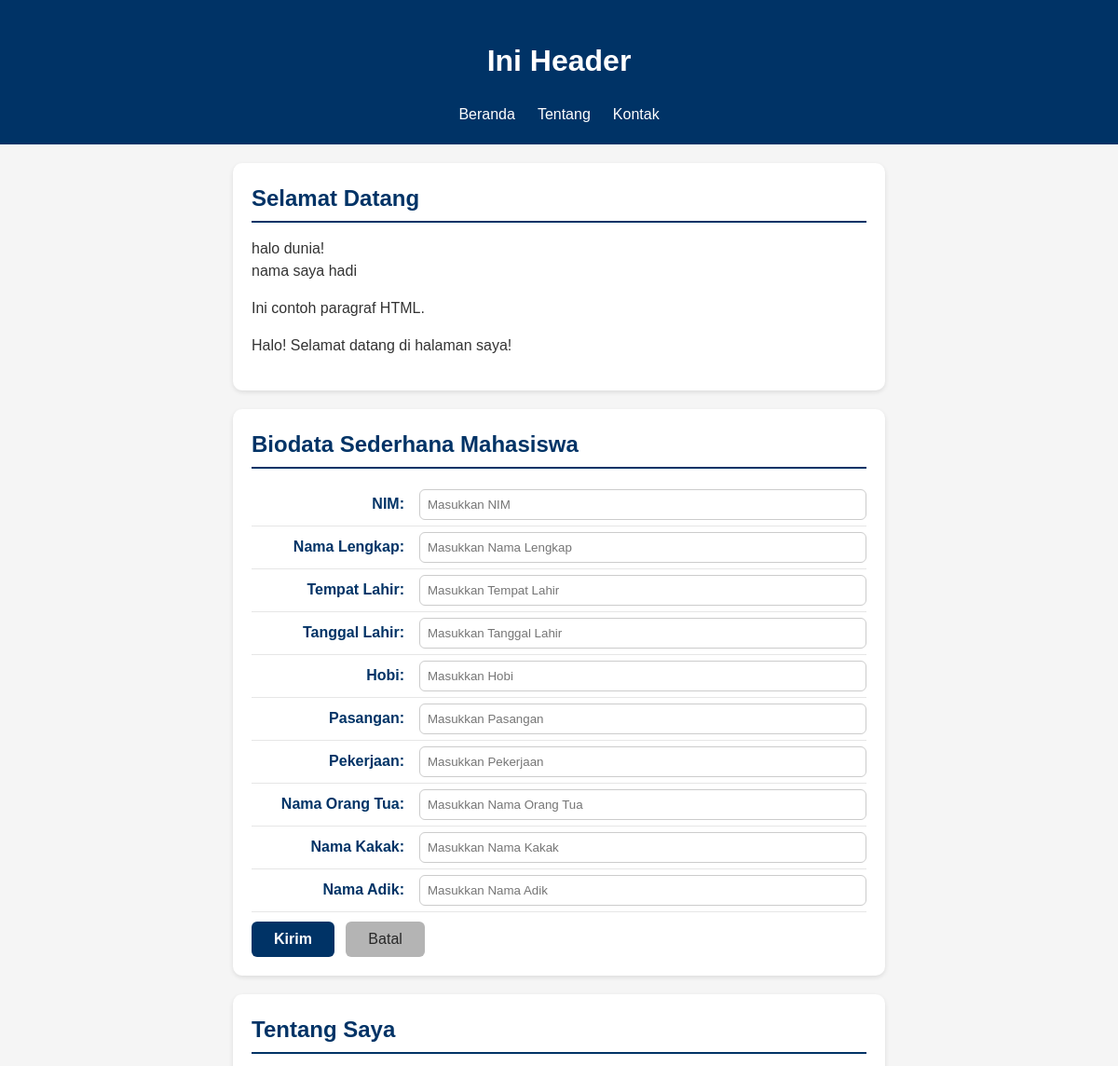
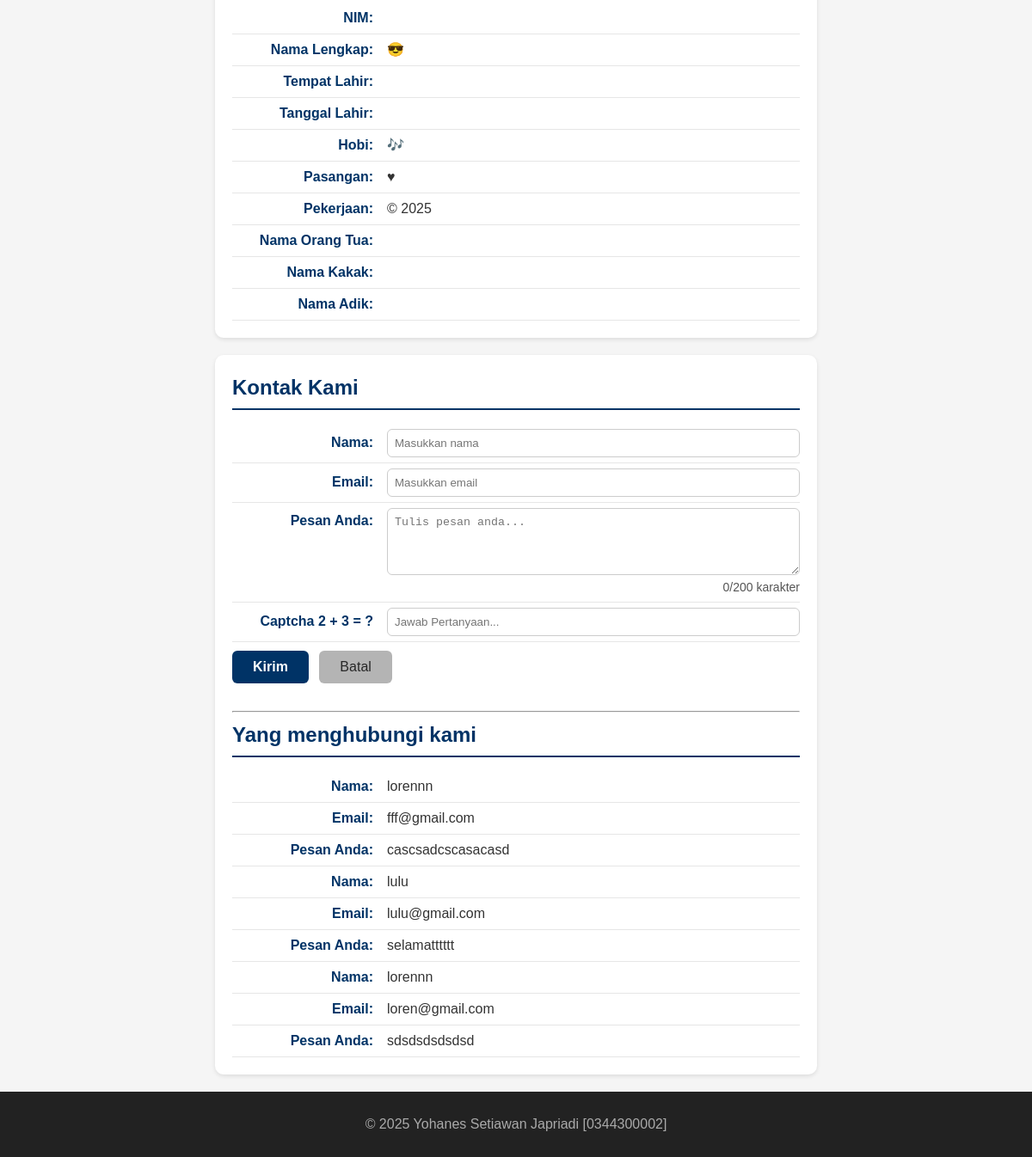
The page / on the database its author committed (2 pictures, top to bottom).
### tables this page shows
CREATE TABLE `tbl_tamu` (
  `cid` int NOT NULL,
  `cnama` varchar(100) DEFAULT NULL,
  `cemail` varchar(100) DEFAULT NULL,
  `cpesan` text,
  `dcreated_at` datetime NOT NULL DEFAULT CURRENT_TIMESTAMP
);

### fungsi.php (the view, shortened to what this page needs)
<?php
function bersihkan($str)
{
  return htmlspecialchars(trim($str));
}
function tampilkanBiodata($conf, $arr)
{
  $html = "";
  foreach ($conf as $k => $v) {
    $label = $v["label"];
    $nilai = bersihkan($arr[$k] ?? '');
    $suffix = $v["suffix"];
    $html .= "<p><strong>{$label}</strong> {$nilai}{$suffix}</p>";
  }
  return $html;
}

### read_inc.php
<?php
require 'koneksi.php';
$fieldContact = [
  "nama" => ["label" => "Nama:", "suffix" => ""],
  "email" => ["label" => "Email:", "suffix" => ""],
  "pesan" => ["label" => "Pesan Anda:", "suffix" => ""]
];
$sql = "SELECT * FROM tbl_tamu ORDER BY cid DESC";
$q = mysqli_query($conn, $sql);
if (!$q) {
  echo "<p>Gagal membaca data tamu: " . htmlspecialchars(mysqli_error($conn)) . "</p>";
} elseif (mysqli_num_rows($q) === 0) {
  echo "<p>Belum ada data tamu yang tersimpan.</p>";
} else {
  while ($row = mysqli_fetch_assoc($q)) {
    $arrContact = [
      "nama"  => $row["cnama"]  ?? "",
      "email" => $row["cemail"] ?? "",
      "pesan" => $row["cpesan"] ?? "",
    ];
    echo tampilkanBiodata($fieldContact, $arrContact);
  }
}
?>

### style.css (style rules this page uses)
* { box-sizing: border-box; }
body { margin: 0; font-family: Arial, sans-serif; background: #f5f5f5; color: #333; line-height: 1.5; }
#about p, #contact p, #contact label, #biodata label { display: flex; justify-content: flex-start; align-items: baseline; margin: 0; padding: 6px 0; border-bottom: 1px solid #e6e6e6; }
#about strong, #contact strong, #contact label>span, #biodata label>span { min-width: 180px; color: #003366; font-weight: 600; text-align: right; padding-right: 16px; flex-shrink: 0; }

### rows shown on the page
tbl_tamu: label "Nama:", cnama "lorennn", label "Email:", cemail "fff@gmail.com", label "Pesan Anda:", cpesan "cascsadcscasacasd"
tbl_tamu: label "Nama:", cnama "lulu", label "Email:", cemail "lulu@gmail.com", label "Pesan Anda:", cpesan "selamatttttt"
tbl_tamu: label "Nama:", cnama "lorennn", label "Email:", cemail "loren@gmail.com", label "Pesan Anda:", cpesan "sdsdsdsdsdsd"

### other values the page prints
$label "NIM:"
$label "Nama Lengkap:"
$suffix "😎"
$label "Tempat Lahir:"
$label "Tanggal Lahir:"
$label "Hobi:"
$suffix "🎶"
$label "Pasangan:"
$suffix "♥"
$label "Pekerjaan:"
$suffix "© 2025"
$label "Nama Orang Tua:"
$label "Nama Kakak:"
$label "Nama Adik:"
